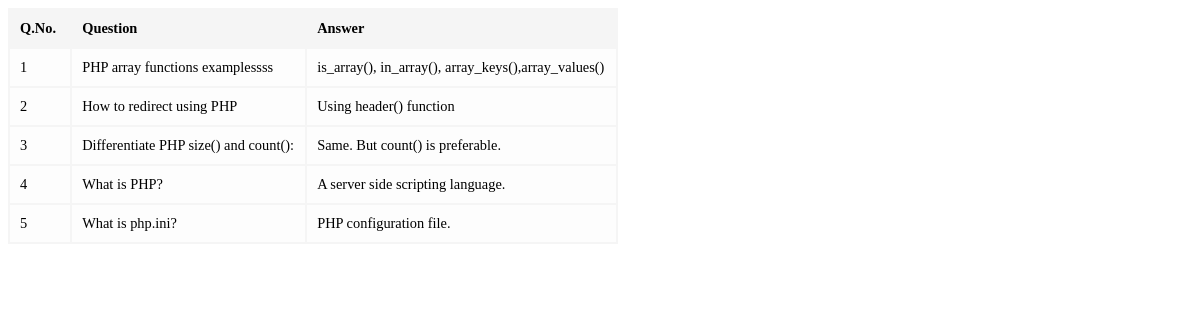
The page / on the database its author committed.
### tables this page shows
CREATE TABLE `php_interview_questions` (
  `id` int(8) NOT NULL,
  `question` text,
  `answer` text,
  `row_order` int(8) DEFAULT NULL
);

### dbcontroller.php (called while the page is built, shortened)
<?php
class DBController {
	private $host = "localhost";
	private $user = "root";
	private $password = "";
	private $database = "codexworld";
	private $conn;
	function __construct() {
		$this->conn = $this->connectDB();
	}
	function connectDB() {
		$conn = mysqli_connect($this->host,$this->user,$this->password,$this->database);
		return $conn;
	}
	function runQuery($query) {
		$result = mysqli_query($this->conn,$query);
		while($row=mysqli_fetch_assoc($result)) {
			$resultset[] = $row;
		}
		if(!empty($resultset))
			return $resultset;
	}
}
?>

### index.php (the view, shortened to what this page needs)
<?php
require_once("dbcontroller.php");
$db_handle = new DBController();
$sql = "SELECT * from php_interview_questions";
$faq = $db_handle->runQuery($sql);
?>
<html>
    <head>
    </head>
    <body>
	   <table class="tbl-qa">
		  <thead>
			  <tr>
				<th class="table-header" width="10%">Q.No.</th>
				<th class="table-header">Question</th>
				<th class="table-header">Answer</th>
			  </tr>
		  </thead>
		  <tbody>
		  <?php
		  foreach($faq as $k=>$v) {
		  ?>
			  <tr class="table-row">
				<td><?php echo $k+1; ?></td>
				<td contenteditable="true" onBlur="saveToDatabase(this,'question','<?php echo $faq[$k]["id"]; ?>')" onClick="showEdit(this);"><?php echo $faq[$k]["question"]; ?></td>
				<td contenteditable="true" onBlur="saveToDatabase(this,'answer','<?php echo $faq[$k]["id"]; ?>')" onClick="showEdit(this);"><?php echo $faq[$k]["answer"]; ?></td>
			  </tr>
		<?php
		}
		?>
		  </tbody>
		</table>
    </body>
</html>

### index.php (style rules this page uses)
body { width:610px; }
.tbl-qa { width: 100%;font-size:0.9em;background-color: #f5f5f5; }
.tbl-qa th.table-header { padding: 5px;text-align: left;padding:10px; }
.tbl-qa .table-row td { padding:10px;background-color: #FDFDFD; }

### rows shown on the page
php_interview_questions: question "PHP array functions examplessss", answer "is_array(), in_array(), array_keys(),array_values()"
php_interview_questions: question "How to redirect using PHP", answer "Using header() function"
php_interview_questions: question "Differentiate PHP size() and count():", answer "Same. But count() is preferable."
php_interview_questions: question "What is PHP?", answer "A server side scripting language."
php_interview_questions: question "What is php.ini?", answer "PHP configuration file."
